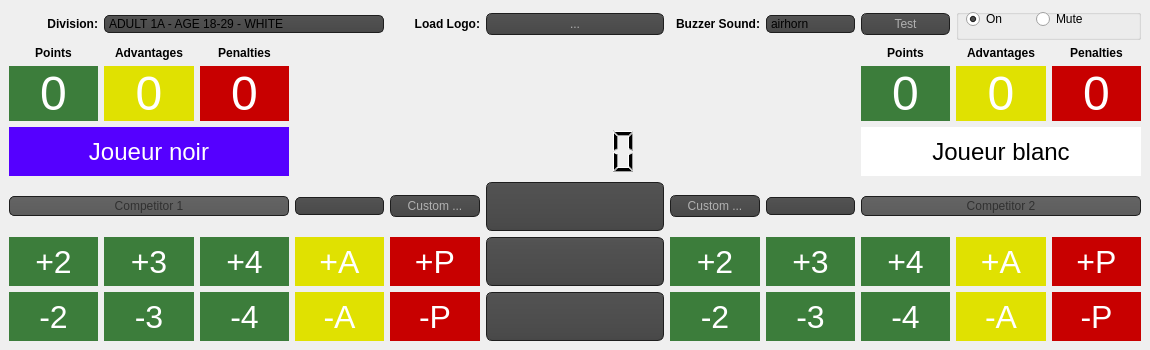
<?xml version="1.0" encoding="UTF-8"?>
<ui version="4.0">
 <class>Controls</class>
 <widget class="QMainWindow" name="Controls">
  <property name="geometry">
   <rect>
    <x>0</x>
    <y>0</y>
    <width>1150</width>
    <height>350</height>
   </rect>
  </property>
  <property name="minimumSize">
   <size>
    <width>1150</width>
    <height>350</height>
   </size>
  </property>
  <property name="windowTitle">
   <string>MainWindow</string>
  </property>
  <property name="windowIcon">
   <iconset resource="resources.qrc">
    <normaloff>:/icons/icon</normaloff>:/icons/icon</iconset>
  </property>
  <widget class="QWidget" name="centralwidget">
   <property name="sizePolicy">
    <sizepolicy hsizetype="Expanding" vsizetype="Expanding">
     <horstretch>1</horstretch>
     <verstretch>1</verstretch>
    </sizepolicy>
   </property>
   <layout class="QVBoxLayout" name="verticalLayout">
    <item>
     <layout class="QGridLayout" name="gridLayout">
      <item row="0" column="9">
       <widget class="QPushButton" name="testSoundButton">
        <property name="styleSheet">
         <string notr="true">QPushButton
{
    color: #b1b1b1;
    background-color: QLinearGradient( x1: 0, y1: 0, x2: 0, y2: 1, stop: 0 #565656, stop: 0.1 #525252, stop: 0.5 #4e4e4e, stop: 0.9 #4a4a4a, stop: 1 #464646);
    border-width: 1px;
    border-color: #1e1e1e;
    border-style: solid;
    border-radius: 6;
    padding: 3px;
    font-size: 12px;
    padding-left: 5px;
    padding-right: 5px;
}

QPushButton:pressed
{
    background-color: QLinearGradient( x1: 0, y1: 0, x2: 0, y2: 1, stop: 0 #2d2d2d, stop: 0.1 #2b2b2b, stop: 0.5 #292929, stop: 0.9 #282828, stop: 1 #252525);
}

QComboBox
{
    selection-background-color: #ffaa00;
    background-color: QLinearGradient( x1: 0, y1: 0, x2: 0, y2: 1, stop: 0 #565656, stop: 0.1 #525252, stop: 0.5 #4e4e4e, stop: 0.9 #4a4a4a, stop: 1 #464646);
    border-style: solid;
    border: 1px solid #1e1e1e;
    border-radius: 5;
}

QPushButton:hover
{
    border: 2px solid QLinearGradient( x1: 0, y1: 0, x2: 0, y2: 1, stop: 0 #ffa02f, stop: 1 #d7801a);
}</string>
        </property>
        <property name="text">
         <string>Test</string>
        </property>
       </widget>
      </item>
      <item row="1" column="10">
       <widget class="QLabel" name="label_9">
        <property name="text">
         <string>&lt;b&gt;Advantages&lt;/b&gt;</string>
        </property>
        <property name="alignment">
         <set>Qt::AlignCenter</set>
        </property>
       </widget>
      </item>
      <item row="3" column="0">
       <widget class="QLabel" name="c1PointsLabel">
        <property name="styleSheet">
         <string notr="true">background-color: rgb(60, 125, 59);
color: rgb(255, 255, 255);
font-size: 36pt;</string>
        </property>
        <property name="text">
         <string>0</string>
        </property>
        <property name="alignment">
         <set>Qt::AlignCenter</set>
        </property>
       </widget>
      </item>
      <item row="7" column="9">
       <widget class="QPushButton" name="c2Del4Button">
        <property name="sizePolicy">
         <sizepolicy hsizetype="Expanding" vsizetype="Expanding">
          <horstretch>1</horstretch>
          <verstretch>1</verstretch>
         </sizepolicy>
        </property>
        <property name="styleSheet">
         <string notr="true">background-color: rgb(60, 125, 59);
color: rgb(255, 255, 255);
font-size: 24pt;
border: none;</string>
        </property>
        <property name="text">
         <string>-4</string>
        </property>
       </widget>
      </item>
      <item row="5" column="7">
       <widget class="QPushButton" name="c2CustomLogoButton">
        <property name="styleSheet">
         <string notr="true">QPushButton
{
    color: #b1b1b1;
    background-color: QLinearGradient( x1: 0, y1: 0, x2: 0, y2: 1, stop: 0 #565656, stop: 0.1 #525252, stop: 0.5 #4e4e4e, stop: 0.9 #4a4a4a, stop: 1 #464646);
    border-width: 1px;
    border-color: #1e1e1e;
    border-style: solid;
    border-radius: 6;
    padding: 3px;
    font-size: 12px;
    padding-left: 5px;
    padding-right: 5px;
}

QPushButton:pressed
{
    background-color: QLinearGradient( x1: 0, y1: 0, x2: 0, y2: 1, stop: 0 #2d2d2d, stop: 0.1 #2b2b2b, stop: 0.5 #292929, stop: 0.9 #282828, stop: 1 #252525);
}

QComboBox
{
    selection-background-color: #ffaa00;
    background-color: QLinearGradient( x1: 0, y1: 0, x2: 0, y2: 1, stop: 0 #565656, stop: 0.1 #525252, stop: 0.5 #4e4e4e, stop: 0.9 #4a4a4a, stop: 1 #464646);
    border-style: solid;
    border: 1px solid #1e1e1e;
    border-radius: 5;
}

QPushButton:hover
{
    border: 2px solid QLinearGradient( x1: 0, y1: 0, x2: 0, y2: 1, stop: 0 #ffa02f, stop: 1 #d7801a);
}</string>
        </property>
        <property name="text">
         <string>Custom ...</string>
        </property>
       </widget>
      </item>
      <item row="7" column="0">
       <widget class="QPushButton" name="c1Del2Button">
        <property name="sizePolicy">
         <sizepolicy hsizetype="Expanding" vsizetype="Expanding">
          <horstretch>1</horstretch>
          <verstretch>1</verstretch>
         </sizepolicy>
        </property>
        <property name="styleSheet">
         <string notr="true">background-color: rgb(60, 125, 59);
color: rgb(255, 255, 255);
font-size: 24pt;
border: none;</string>
        </property>
        <property name="text">
         <string>-2</string>
        </property>
       </widget>
      </item>
      <item row="6" column="2">
       <widget class="QPushButton" name="c1Add4Button">
        <property name="sizePolicy">
         <sizepolicy hsizetype="Expanding" vsizetype="Expanding">
          <horstretch>1</horstretch>
          <verstretch>1</verstretch>
         </sizepolicy>
        </property>
        <property name="styleSheet">
         <string notr="true">background-color: rgb(60, 125, 59);
color: rgb(255, 255, 255);
font-size: 24pt;
border: none;</string>
        </property>
        <property name="text">
         <string>+4</string>
        </property>
       </widget>
      </item>
      <item row="6" column="4">
       <widget class="QPushButton" name="c1AddPButton">
        <property name="sizePolicy">
         <sizepolicy hsizetype="Expanding" vsizetype="Expanding">
          <horstretch>1</horstretch>
          <verstretch>1</verstretch>
         </sizepolicy>
        </property>
        <property name="styleSheet">
         <string notr="true">background-color: rgb(200, 0, 0);
border: none;
color: rgb(255,255,255);
font-size: 24pt;</string>
        </property>
        <property name="text">
         <string>+P</string>
        </property>
       </widget>
      </item>
      <item row="5" column="9" colspan="3">
       <widget class="QLineEdit" name="c2LineEdit">
        <property name="sizePolicy">
         <sizepolicy hsizetype="Expanding" vsizetype="Fixed">
          <horstretch>1</horstretch>
          <verstretch>0</verstretch>
         </sizepolicy>
        </property>
        <property name="styleSheet">
         <string notr="true">QLineEdit
{
    background-color: QLinearGradient( x1: 0, y1: 0, x2: 0, y2: 1, stop: 0 #4d4d4d, stop: 0 #646464, stop: 1 #5d5d5d);
    padding: 1px;
    border-style: solid;
    border: 1px solid #1e1e1e;
    border-radius: 5;
}</string>
        </property>
        <property name="alignment">
         <set>Qt::AlignCenter</set>
        </property>
        <property name="placeholderText">
         <string>Competitor 2</string>
        </property>
        <property name="clearButtonEnabled">
         <bool>true</bool>
        </property>
       </widget>
      </item>
      <item row="3" column="11">
       <widget class="QLabel" name="c2PenaltiesLabel">
        <property name="styleSheet">
         <string notr="true">background-color: rgb(200, 0, 0);
color: rgb(255, 255, 255);
font-size: 36pt;</string>
        </property>
        <property name="text">
         <string>0</string>
        </property>
        <property name="alignment">
         <set>Qt::AlignCenter</set>
        </property>
       </widget>
      </item>
      <item row="5" column="0" colspan="3">
       <widget class="QLineEdit" name="c1LineEdit">
        <property name="sizePolicy">
         <sizepolicy hsizetype="Expanding" vsizetype="Fixed">
          <horstretch>1</horstretch>
          <verstretch>0</verstretch>
         </sizepolicy>
        </property>
        <property name="styleSheet">
         <string notr="true">QLineEdit
{
    background-color: QLinearGradient( x1: 0, y1: 0, x2: 0, y2: 1, stop: 0 #4d4d4d, stop: 0 #646464, stop: 1 #5d5d5d);
    padding: 1px;
    border-style: solid;
    border: 1px solid #1e1e1e;
    border-radius: 5;
}</string>
        </property>
        <property name="alignment">
         <set>Qt::AlignCenter</set>
        </property>
        <property name="placeholderText">
         <string>Competitor 1</string>
        </property>
        <property name="clearButtonEnabled">
         <bool>true</bool>
        </property>
       </widget>
      </item>
      <item row="7" column="2">
       <widget class="QPushButton" name="c1Del4Button">
        <property name="sizePolicy">
         <sizepolicy hsizetype="Expanding" vsizetype="Expanding">
          <horstretch>1</horstretch>
          <verstretch>1</verstretch>
         </sizepolicy>
        </property>
        <property name="styleSheet">
         <string notr="true">background-color: rgb(60, 125, 59);
color: rgb(255, 255, 255);
font-size: 24pt;
border: none;</string>
        </property>
        <property name="text">
         <string>-4</string>
        </property>
       </widget>
      </item>
      <item row="6" column="7">
       <widget class="QPushButton" name="c2Add2Button">
        <property name="sizePolicy">
         <sizepolicy hsizetype="Expanding" vsizetype="Expanding">
          <horstretch>1</horstretch>
          <verstretch>1</verstretch>
         </sizepolicy>
        </property>
        <property name="styleSheet">
         <string notr="true">background-color: rgb(60, 125, 59);
color: rgb(255, 255, 255);
font-size: 24pt;
border: none;</string>
        </property>
        <property name="text">
         <string>+2</string>
        </property>
       </widget>
      </item>
      <item row="5" column="3">
       <widget class="QComboBox" name="c1FlagComboBox">
        <property name="styleSheet">
         <string notr="true">QComboBox
{
    selection-background-color: #ffaa00;
    background-color: QLinearGradient( x1: 0, y1: 0, x2: 0, y2: 1, stop: 0 #565656, stop: 0.1 #525252, stop: 0.5 #4e4e4e, stop: 0.9 #4a4a4a, stop: 1 #464646);
    border-style: solid;
    border: 1px solid #1e1e1e;
    border-radius: 5;
}

QComboBox:hover,QPushButton:hover
{
    border: 2px solid QLinearGradient( x1: 0, y1: 0, x2: 0, y2: 1, stop: 0 #ffa02f, stop: 1 #d7801a);
}


QComboBox:on
{
    padding-top: 3px;
    padding-left: 4px;
    background-color: QLinearGradient( x1: 0, y1: 0, x2: 0, y2: 1, stop: 0 #2d2d2d, stop: 0.1 #2b2b2b, stop: 0.5 #292929, stop: 0.9 #282828, stop: 1 #252525);
    selection-background-color: #ffaa00;
}

QComboBox QAbstractItemView
{
    border: 2px solid darkgray;
    selection-background-color: QLinearGradient( x1: 0, y1: 0, x2: 0, y2: 1, stop: 0 #ffa02f, stop: 1 #d7801a);
}

QComboBox::drop-down
{
     subcontrol-origin: padding;
     subcontrol-position: top right;
     width: 15px;

     border-left-width: 0px;
     border-left-color: darkgray;
     border-left-style: solid; /* just a single line */
     border-top-right-radius: 3px; /* same radius as the QComboBox */
     border-bottom-right-radius: 3px;
 }

QComboBox::down-arrow
{
     image: url(:/down_arrow.png);
}</string>
        </property>
       </widget>
      </item>
      <item row="7" column="7">
       <widget class="QPushButton" name="c2Del2Button">
        <property name="sizePolicy">
         <sizepolicy hsizetype="Expanding" vsizetype="Expanding">
          <horstretch>1</horstretch>
          <verstretch>1</verstretch>
         </sizepolicy>
        </property>
        <property name="styleSheet">
         <string notr="true">background-color: rgb(60, 125, 59);
color: rgb(255, 255, 255);
font-size: 24pt;
border: none;</string>
        </property>
        <property name="text">
         <string>-2</string>
        </property>
       </widget>
      </item>
      <item row="1" column="9">
       <widget class="QLabel" name="label_8">
        <property name="text">
         <string>&lt;b&gt;Points&lt;/b&gt;</string>
        </property>
        <property name="alignment">
         <set>Qt::AlignCenter</set>
        </property>
       </widget>
      </item>
      <item row="0" column="7">
       <widget class="QLabel" name="label_2">
        <property name="sizePolicy">
         <sizepolicy hsizetype="Expanding" vsizetype="Fixed">
          <horstretch>1</horstretch>
          <verstretch>0</verstretch>
         </sizepolicy>
        </property>
        <property name="text">
         <string>&lt;b&gt;Buzzer Sound:&lt;/b&gt;</string>
        </property>
        <property name="alignment">
         <set>Qt::AlignRight|Qt::AlignTrailing|Qt::AlignVCenter</set>
        </property>
       </widget>
      </item>
      <item row="0" column="0">
       <widget class="QLabel" name="label">
        <property name="sizePolicy">
         <sizepolicy hsizetype="Expanding" vsizetype="Fixed">
          <horstretch>1</horstretch>
          <verstretch>0</verstretch>
         </sizepolicy>
        </property>
        <property name="text">
         <string>&lt;b&gt;Division:&lt;/b&gt;</string>
        </property>
        <property name="alignment">
         <set>Qt::AlignRight|Qt::AlignTrailing|Qt::AlignVCenter</set>
        </property>
       </widget>
      </item>
      <item row="6" column="11">
       <widget class="QPushButton" name="c2AddPButton">
        <property name="sizePolicy">
         <sizepolicy hsizetype="Expanding" vsizetype="Expanding">
          <horstretch>1</horstretch>
          <verstretch>1</verstretch>
         </sizepolicy>
        </property>
        <property name="styleSheet">
         <string notr="true">background-color: rgb(200, 0, 0);
border: none;
color: rgb(255,255,255);
font-size: 24pt;</string>
        </property>
        <property name="text">
         <string>+P</string>
        </property>
       </widget>
      </item>
      <item row="5" column="4">
       <widget class="QPushButton" name="c1CustomFlagButton">
        <property name="styleSheet">
         <string notr="true">QPushButton
{
    color: #b1b1b1;
    background-color: QLinearGradient( x1: 0, y1: 0, x2: 0, y2: 1, stop: 0 #565656, stop: 0.1 #525252, stop: 0.5 #4e4e4e, stop: 0.9 #4a4a4a, stop: 1 #464646);
    border-width: 1px;
    border-color: #1e1e1e;
    border-style: solid;
    border-radius: 6;
    padding: 3px;
    font-size: 12px;
    padding-left: 5px;
    padding-right: 5px;
}

QPushButton:pressed
{
    background-color: QLinearGradient( x1: 0, y1: 0, x2: 0, y2: 1, stop: 0 #2d2d2d, stop: 0.1 #2b2b2b, stop: 0.5 #292929, stop: 0.9 #282828, stop: 1 #252525);
}

QComboBox
{
    selection-background-color: #ffaa00;
    background-color: QLinearGradient( x1: 0, y1: 0, x2: 0, y2: 1, stop: 0 #565656, stop: 0.1 #525252, stop: 0.5 #4e4e4e, stop: 0.9 #4a4a4a, stop: 1 #464646);
    border-style: solid;
    border: 1px solid #1e1e1e;
    border-radius: 5;
}

QPushButton:hover
{
    border: 2px solid QLinearGradient( x1: 0, y1: 0, x2: 0, y2: 1, stop: 0 #ffa02f, stop: 1 #d7801a);
}</string>
        </property>
        <property name="text">
         <string>Custom ...</string>
        </property>
       </widget>
      </item>
      <item row="3" column="10">
       <widget class="QLabel" name="c2AdvantagesLabel">
        <property name="styleSheet">
         <string notr="true">background-color: rgb(224, 225, 1);
color: rgb(255, 255, 255);
font-size: 36pt;</string>
        </property>
        <property name="text">
         <string>0</string>
        </property>
        <property name="alignment">
         <set>Qt::AlignCenter</set>
        </property>
       </widget>
      </item>
      <item row="0" column="10" colspan="2">
       <widget class="QGroupBox" name="soundGroupBox">
        <property name="sizePolicy">
         <sizepolicy hsizetype="Expanding" vsizetype="MinimumExpanding">
          <horstretch>1</horstretch>
          <verstretch>0</verstretch>
         </sizepolicy>
        </property>
        <property name="title">
         <string/>
        </property>
        <widget class="QRadioButton" name="OnRadioButton">
         <property name="geometry">
          <rect>
           <x>10</x>
           <y>0</y>
           <width>261</width>
           <height>20</height>
          </rect>
         </property>
         <property name="text">
          <string>On</string>
         </property>
         <property name="icon">
          <iconset resource="resources.qrc">
           <normaloff>:/ui/soundon</normaloff>:/ui/soundon</iconset>
         </property>
         <property name="checked">
          <bool>true</bool>
         </property>
        </widget>
        <widget class="QRadioButton" name="MuteRadioButton">
         <property name="geometry">
          <rect>
           <x>80</x>
           <y>0</y>
           <width>84</width>
           <height>20</height>
          </rect>
         </property>
         <property name="text">
          <string>Mute</string>
         </property>
         <property name="icon">
          <iconset resource="resources.qrc">
           <normaloff>:/ui/mute</normaloff>:/ui/mute</iconset>
         </property>
        </widget>
       </widget>
      </item>
      <item row="7" column="4">
       <widget class="QPushButton" name="c1DelPButton">
        <property name="sizePolicy">
         <sizepolicy hsizetype="Expanding" vsizetype="Expanding">
          <horstretch>1</horstretch>
          <verstretch>1</verstretch>
         </sizepolicy>
        </property>
        <property name="styleSheet">
         <string notr="true">background-color: rgb(200, 0, 0);
border: none;
color: rgb(255,255,255);
font-size: 24pt;</string>
        </property>
        <property name="text">
         <string>-P</string>
        </property>
       </widget>
      </item>
      <item row="5" column="8">
       <widget class="QComboBox" name="c2FlagComboBox">
        <property name="styleSheet">
         <string notr="true">QComboBox
{
    selection-background-color: #ffaa00;
    background-color: QLinearGradient( x1: 0, y1: 0, x2: 0, y2: 1, stop: 0 #565656, stop: 0.1 #525252, stop: 0.5 #4e4e4e, stop: 0.9 #4a4a4a, stop: 1 #464646);
    border-style: solid;
    border: 1px solid #1e1e1e;
    border-radius: 5;
}

QComboBox:hover,QPushButton:hover
{
    border: 2px solid QLinearGradient( x1: 0, y1: 0, x2: 0, y2: 1, stop: 0 #ffa02f, stop: 1 #d7801a);
}


QComboBox:on
{
    padding-top: 3px;
    padding-left: 4px;
    background-color: QLinearGradient( x1: 0, y1: 0, x2: 0, y2: 1, stop: 0 #2d2d2d, stop: 0.1 #2b2b2b, stop: 0.5 #292929, stop: 0.9 #282828, stop: 1 #252525);
    selection-background-color: #ffaa00;
}

QComboBox QAbstractItemView
{
    border: 2px solid darkgray;
    selection-background-color: QLinearGradient( x1: 0, y1: 0, x2: 0, y2: 1, stop: 0 #ffa02f, stop: 1 #d7801a);
}

QComboBox::drop-down
{
     subcontrol-origin: padding;
     subcontrol-position: top right;
     width: 15px;

     border-left-width: 0px;
     border-left-color: darkgray;
     border-left-style: solid; /* just a single line */
     border-top-right-radius: 3px; /* same radius as the QComboBox */
     border-bottom-right-radius: 3px;
 }

QComboBox::down-arrow
{
     image: url(:/down_arrow.png);
}</string>
        </property>
       </widget>
      </item>
      <item row="6" column="10">
       <widget class="QPushButton" name="c2AddAButton">
        <property name="sizePolicy">
         <sizepolicy hsizetype="Expanding" vsizetype="Expanding">
          <horstretch>1</horstretch>
          <verstretch>1</verstretch>
         </sizepolicy>
        </property>
        <property name="styleSheet">
         <string notr="true">background-color: rgb(224, 225, 1);
border: none;
color: rgb(255,255,255);
font-size: 24pt;</string>
        </property>
        <property name="text">
         <string>+A</string>
        </property>
       </widget>
      </item>
      <item row="7" column="1">
       <widget class="QPushButton" name="c1Del3Button">
        <property name="sizePolicy">
         <sizepolicy hsizetype="Expanding" vsizetype="Expanding">
          <horstretch>1</horstretch>
          <verstretch>1</verstretch>
         </sizepolicy>
        </property>
        <property name="styleSheet">
         <string notr="true">background-color: rgb(60, 125, 59);
color: rgb(255, 255, 255);
font-size: 24pt;
border: none;</string>
        </property>
        <property name="text">
         <string>-3</string>
        </property>
       </widget>
      </item>
      <item row="1" column="0">
       <widget class="QLabel" name="label_5">
        <property name="text">
         <string>&lt;b&gt;Points&lt;/b&gt;</string>
        </property>
        <property name="alignment">
         <set>Qt::AlignCenter</set>
        </property>
       </widget>
      </item>
      <item row="0" column="5">
       <widget class="QPushButton" name="loadLogoButton">
        <property name="sizePolicy">
         <sizepolicy hsizetype="Expanding" vsizetype="Fixed">
          <horstretch>1</horstretch>
          <verstretch>0</verstretch>
         </sizepolicy>
        </property>
        <property name="styleSheet">
         <string notr="true">QPushButton
{
    color: #b1b1b1;
    background-color: QLinearGradient( x1: 0, y1: 0, x2: 0, y2: 1, stop: 0 #565656, stop: 0.1 #525252, stop: 0.5 #4e4e4e, stop: 0.9 #4a4a4a, stop: 1 #464646);
    border-width: 1px;
    border-color: #1e1e1e;
    border-style: solid;
    border-radius: 6;
    padding: 3px;
    font-size: 12px;
    padding-left: 5px;
    padding-right: 5px;
}

QPushButton:pressed
{
    background-color: QLinearGradient( x1: 0, y1: 0, x2: 0, y2: 1, stop: 0 #2d2d2d, stop: 0.1 #2b2b2b, stop: 0.5 #292929, stop: 0.9 #282828, stop: 1 #252525);
}

QComboBox
{
    selection-background-color: #ffaa00;
    background-color: QLinearGradient( x1: 0, y1: 0, x2: 0, y2: 1, stop: 0 #565656, stop: 0.1 #525252, stop: 0.5 #4e4e4e, stop: 0.9 #4a4a4a, stop: 1 #464646);
    border-style: solid;
    border: 1px solid #1e1e1e;
    border-radius: 5;
}

QPushButton:hover
{
    border: 2px solid QLinearGradient( x1: 0, y1: 0, x2: 0, y2: 1, stop: 0 #ffa02f, stop: 1 #d7801a);
}</string>
        </property>
        <property name="text">
         <string>...</string>
        </property>
       </widget>
      </item>
      <item row="7" column="8">
       <widget class="QPushButton" name="c2Del3Button">
        <property name="sizePolicy">
         <sizepolicy hsizetype="Expanding" vsizetype="Expanding">
          <horstretch>1</horstretch>
          <verstretch>1</verstretch>
         </sizepolicy>
        </property>
        <property name="styleSheet">
         <string notr="true">background-color: rgb(60, 125, 59);
color: rgb(255, 255, 255);
font-size: 24pt;
border: none;</string>
        </property>
        <property name="text">
         <string>-3</string>
        </property>
       </widget>
      </item>
      <item row="6" column="0">
       <widget class="QPushButton" name="c1Add2Button">
        <property name="sizePolicy">
         <sizepolicy hsizetype="Expanding" vsizetype="Expanding">
          <horstretch>1</horstretch>
          <verstretch>1</verstretch>
         </sizepolicy>
        </property>
        <property name="styleSheet">
         <string notr="true">background-color: rgb(60, 125, 59);
color: rgb(255, 255, 255);
font-size: 24pt;
border: none;</string>
        </property>
        <property name="text">
         <string>+2</string>
        </property>
       </widget>
      </item>
      <item row="1" column="11">
       <widget class="QLabel" name="label_10">
        <property name="text">
         <string>&lt;b&gt;Penalties&lt;/b&gt;</string>
        </property>
        <property name="alignment">
         <set>Qt::AlignCenter</set>
        </property>
       </widget>
      </item>
      <item row="6" column="9">
       <widget class="QPushButton" name="c2Add4Button">
        <property name="sizePolicy">
         <sizepolicy hsizetype="Expanding" vsizetype="Expanding">
          <horstretch>1</horstretch>
          <verstretch>1</verstretch>
         </sizepolicy>
        </property>
        <property name="styleSheet">
         <string notr="true">background-color: rgb(60, 125, 59);
color: rgb(255, 255, 255);
font-size: 24pt;
border: none;</string>
        </property>
        <property name="text">
         <string>+4</string>
        </property>
       </widget>
      </item>
      <item row="0" column="4">
       <widget class="QLabel" name="label_3">
        <property name="sizePolicy">
         <sizepolicy hsizetype="Expanding" vsizetype="Fixed">
          <horstretch>1</horstretch>
          <verstretch>0</verstretch>
         </sizepolicy>
        </property>
        <property name="text">
         <string>&lt;b&gt;Load Logo:&lt;/b&gt;</string>
        </property>
        <property name="alignment">
         <set>Qt::AlignRight|Qt::AlignTrailing|Qt::AlignVCenter</set>
        </property>
       </widget>
      </item>
      <item row="4" column="0" colspan="3">
       <widget class="QLabel" name="c1NameLabel">
        <property name="styleSheet">
         <string notr="true">background-color: rgb(85, 0, 255);
color: rgb(255, 255, 255);
font-size: 18pt;</string>
        </property>
        <property name="text">
         <string>Joueur noir</string>
        </property>
        <property name="alignment">
         <set>Qt::AlignCenter</set>
        </property>
       </widget>
      </item>
      <item row="3" column="9">
       <widget class="QLabel" name="c2PointsLabel">
        <property name="styleSheet">
         <string notr="true">background-color: rgb(60, 125, 59);
color: rgb(255, 255, 255);
font-size: 36pt;</string>
        </property>
        <property name="text">
         <string>0</string>
        </property>
        <property name="alignment">
         <set>Qt::AlignCenter</set>
        </property>
       </widget>
      </item>
      <item row="0" column="1" colspan="3">
       <widget class="QComboBox" name="divisionComboBox">
        <property name="sizePolicy">
         <sizepolicy hsizetype="Expanding" vsizetype="Fixed">
          <horstretch>1</horstretch>
          <verstretch>0</verstretch>
         </sizepolicy>
        </property>
        <property name="styleSheet">
         <string notr="true">QComboBox
{
    selection-background-color: #ffaa00;
    background-color: QLinearGradient( x1: 0, y1: 0, x2: 0, y2: 1, stop: 0 #565656, stop: 0.1 #525252, stop: 0.5 #4e4e4e, stop: 0.9 #4a4a4a, stop: 1 #464646);
    border-style: solid;
    border: 1px solid #1e1e1e;
    border-radius: 5;
}

QComboBox:hover,QPushButton:hover
{
    border: 2px solid QLinearGradient( x1: 0, y1: 0, x2: 0, y2: 1, stop: 0 #ffa02f, stop: 1 #d7801a);
}


QComboBox:on
{
    padding-top: 3px;
    padding-left: 4px;
    background-color: QLinearGradient( x1: 0, y1: 0, x2: 0, y2: 1, stop: 0 #2d2d2d, stop: 0.1 #2b2b2b, stop: 0.5 #292929, stop: 0.9 #282828, stop: 1 #252525);
    selection-background-color: #ffaa00;
}

QComboBox QAbstractItemView
{
    border: 2px solid darkgray;
    selection-background-color: QLinearGradient( x1: 0, y1: 0, x2: 0, y2: 1, stop: 0 #ffa02f, stop: 1 #d7801a);
}

QComboBox::drop-down
{
     subcontrol-origin: padding;
     subcontrol-position: top right;
     width: 15px;

     border-left-width: 0px;
     border-left-color: darkgray;
     border-left-style: solid; /* just a single line */
     border-top-right-radius: 3px; /* same radius as the QComboBox */
     border-bottom-right-radius: 3px;
 }

QComboBox::down-arrow
{
     image: url(:/down_arrow.png);
}</string>
        </property>
        <property name="currentIndex">
         <number>14</number>
        </property>
        <item>
         <property name="text">
          <string>MIGHTY MITE 1 - AGE 4 - ALL BELTS</string>
         </property>
        </item>
        <item>
         <property name="text">
          <string>MIGHTY MITE 2 - AGE 5 - ALL BELTS</string>
         </property>
        </item>
        <item>
         <property name="text">
          <string>MIGHTY MITE 3 - AGE 6 - ALL BELTS</string>
         </property>
        </item>
        <item>
         <property name="text">
          <string>PEEWEE 1 - AGE 7 - ALL BELTS</string>
         </property>
        </item>
        <item>
         <property name="text">
          <string>PEEWEE 2 - AGE 8 - ALL BELTS</string>
         </property>
        </item>
        <item>
         <property name="text">
          <string>PEEWEE 3 - AGE 9 - ALL BELTS</string>
         </property>
        </item>
        <item>
         <property name="text">
          <string>JUNIOR 1 - AGE 10 - ALL BELTS</string>
         </property>
        </item>
        <item>
         <property name="text">
          <string>JUNIOR 2 - AGE 11 - ALL BELTS</string>
         </property>
        </item>
        <item>
         <property name="text">
          <string>JUNIOR 3 - AGE 12 - ALL BELTS</string>
         </property>
        </item>
        <item>
         <property name="text">
          <string>TEEN 1 - AGE 13 - ALL BELTS</string>
         </property>
        </item>
        <item>
         <property name="text">
          <string>TEEN 2 - AGE 14 - ALL BELTS</string>
         </property>
        </item>
        <item>
         <property name="text">
          <string>TEEN 3 - AGE 15  - ALL BELTS</string>
         </property>
        </item>
        <item>
         <property name="text">
          <string>JUVENILE 1 - AGE 16 - ALL BELTS</string>
         </property>
        </item>
        <item>
         <property name="text">
          <string>JUVENILE 2 - AGE 17 - ALL BELTS</string>
         </property>
        </item>
        <item>
         <property name="text">
          <string>ADULT 1A - AGE 18-29 - WHITE</string>
         </property>
        </item>
        <item>
         <property name="text">
          <string>ADULT 1B - AGE 18-29 - BLUE</string>
         </property>
        </item>
        <item>
         <property name="text">
          <string>ADULT 1C - AGE 18-29 - PURPLE</string>
         </property>
        </item>
        <item>
         <property name="text">
          <string>ADULT 1D - AGE 18-29 - BROWN</string>
         </property>
        </item>
        <item>
         <property name="text">
          <string>ADULT 1E - AGE 18-29 - BLACK</string>
         </property>
        </item>
        <item>
         <property name="text">
          <string>MASTER 1A - AGE 30-35 - WHITE</string>
         </property>
        </item>
        <item>
         <property name="text">
          <string>MASTER 1B - AGE 30-35 - BLUE</string>
         </property>
        </item>
        <item>
         <property name="text">
          <string>MASTER 1C - AGE 30-35 - PURPLE</string>
         </property>
        </item>
        <item>
         <property name="text">
          <string>MASTER 1D - AGE 30-35 - BROWN</string>
         </property>
        </item>
        <item>
         <property name="text">
          <string>MASTER 1E - AGE 30-35 - BLACK</string>
         </property>
        </item>
        <item>
         <property name="text">
          <string>MASTER 2 - AGE 36-40 - ALL BELTS</string>
         </property>
        </item>
        <item>
         <property name="text">
          <string>MASTER 3 - AGE 41-45 - ALL BELTS</string>
         </property>
        </item>
        <item>
         <property name="text">
          <string>MASTER 4 - AGE 46-50 - ALL BELTS</string>
         </property>
        </item>
        <item>
         <property name="text">
          <string>MASTER 5 - AGE 51-55+ - ALL BELTS</string>
         </property>
        </item>
        <item>
         <property name="text">
          <string>MASTER 6 - AGE 56+ - ALL BELTS</string>
         </property>
        </item>
       </widget>
      </item>
      <item row="1" column="2">
       <widget class="QLabel" name="label_7">
        <property name="text">
         <string>&lt;b&gt;Penalties&lt;/b&gt;</string>
        </property>
        <property name="alignment">
         <set>Qt::AlignCenter</set>
        </property>
       </widget>
      </item>
      <item row="0" column="8">
       <widget class="QComboBox" name="soundComboBox">
        <property name="sizePolicy">
         <sizepolicy hsizetype="MinimumExpanding" vsizetype="Fixed">
          <horstretch>1</horstretch>
          <verstretch>0</verstretch>
         </sizepolicy>
        </property>
        <property name="minimumSize">
         <size>
          <width>70</width>
          <height>0</height>
         </size>
        </property>
        <property name="styleSheet">
         <string notr="true">QComboBox
{
    selection-background-color: #ffaa00;
    background-color: QLinearGradient( x1: 0, y1: 0, x2: 0, y2: 1, stop: 0 #565656, stop: 0.1 #525252, stop: 0.5 #4e4e4e, stop: 0.9 #4a4a4a, stop: 1 #464646);
    border-style: solid;
    border: 1px solid #1e1e1e;
    border-radius: 5;
}

QComboBox:hover,QPushButton:hover
{
    border: 2px solid QLinearGradient( x1: 0, y1: 0, x2: 0, y2: 1, stop: 0 #ffa02f, stop: 1 #d7801a);
}


QComboBox:on
{
    padding-top: 3px;
    padding-left: 4px;
    background-color: QLinearGradient( x1: 0, y1: 0, x2: 0, y2: 1, stop: 0 #2d2d2d, stop: 0.1 #2b2b2b, stop: 0.5 #292929, stop: 0.9 #282828, stop: 1 #252525);
    selection-background-color: #ffaa00;
}

QComboBox QAbstractItemView
{
    border: 2px solid darkgray;
    selection-background-color: QLinearGradient( x1: 0, y1: 0, x2: 0, y2: 1, stop: 0 #ffa02f, stop: 1 #d7801a);
}

QComboBox::drop-down
{
     subcontrol-origin: padding;
     subcontrol-position: top right;
     width: 15px;

     border-left-width: 0px;
     border-left-color: darkgray;
     border-left-style: solid; /* just a single line */
     border-top-right-radius: 3px; /* same radius as the QComboBox */
     border-bottom-right-radius: 3px;
 }

QComboBox::down-arrow
{
     image: url(:/down_arrow.png);
}</string>
        </property>
        <item>
         <property name="text">
          <string>airhorn</string>
         </property>
        </item>
        <item>
         <property name="text">
          <string>basketballbuzzer</string>
         </property>
        </item>
        <item>
         <property name="text">
          <string>buzz</string>
         </property>
        </item>
        <item>
         <property name="text">
          <string>doorbuzzer</string>
         </property>
        </item>
       </widget>
      </item>
      <item row="7" column="11">
       <widget class="QPushButton" name="c2DelPButton">
        <property name="sizePolicy">
         <sizepolicy hsizetype="Expanding" vsizetype="Expanding">
          <horstretch>1</horstretch>
          <verstretch>1</verstretch>
         </sizepolicy>
        </property>
        <property name="styleSheet">
         <string notr="true">background-color: rgb(200, 0, 0);
border: none;
color: rgb(255,255,255);
font-size: 24pt;</string>
        </property>
        <property name="text">
         <string>-P</string>
        </property>
       </widget>
      </item>
      <item row="7" column="5">
       <widget class="QPushButton" name="resetButton">
        <property name="sizePolicy">
         <sizepolicy hsizetype="Expanding" vsizetype="Expanding">
          <horstretch>2</horstretch>
          <verstretch>1</verstretch>
         </sizepolicy>
        </property>
        <property name="styleSheet">
         <string notr="true">QPushButton
{
    color: #b1b1b1;
    background-color: QLinearGradient( x1: 0, y1: 0, x2: 0, y2: 1, stop: 0 #565656, stop: 0.1 #525252, stop: 0.5 #4e4e4e, stop: 0.9 #4a4a4a, stop: 1 #464646);
    border-width: 1px;
    border-color: #1e1e1e;
    border-style: solid;
    border-radius: 6;
    padding: 3px;
    font-size: 12px;
    padding-left: 5px;
    padding-right: 5px;
}

QPushButton:pressed
{
    background-color: QLinearGradient( x1: 0, y1: 0, x2: 0, y2: 1, stop: 0 #2d2d2d, stop: 0.1 #2b2b2b, stop: 0.5 #292929, stop: 0.9 #282828, stop: 1 #252525);
}

QComboBox
{
    selection-background-color: #ffaa00;
    background-color: QLinearGradient( x1: 0, y1: 0, x2: 0, y2: 1, stop: 0 #565656, stop: 0.1 #525252, stop: 0.5 #4e4e4e, stop: 0.9 #4a4a4a, stop: 1 #464646);
    border-style: solid;
    border: 1px solid #1e1e1e;
    border-radius: 5;
}

QPushButton:hover
{
    border: 2px solid QLinearGradient( x1: 0, y1: 0, x2: 0, y2: 1, stop: 0 #ffa02f, stop: 1 #d7801a);
}</string>
        </property>
        <property name="text">
         <string/>
        </property>
        <property name="icon">
         <iconset resource="resources.qrc">
          <normaloff>:/ui/loop</normaloff>:/ui/loop</iconset>
        </property>
        <property name="iconSize">
         <size>
          <width>32</width>
          <height>32</height>
         </size>
        </property>
       </widget>
      </item>
      <item row="6" column="3">
       <widget class="QPushButton" name="c1AddAButton">
        <property name="sizePolicy">
         <sizepolicy hsizetype="Expanding" vsizetype="Expanding">
          <horstretch>1</horstretch>
          <verstretch>1</verstretch>
         </sizepolicy>
        </property>
        <property name="styleSheet">
         <string notr="true">background-color: rgb(224, 225, 1);
border: none;
color: rgb(255,255,255);
font-size: 24pt;</string>
        </property>
        <property name="text">
         <string>+A</string>
        </property>
       </widget>
      </item>
      <item row="6" column="1">
       <widget class="QPushButton" name="c1Add3Button">
        <property name="sizePolicy">
         <sizepolicy hsizetype="Expanding" vsizetype="Expanding">
          <horstretch>1</horstretch>
          <verstretch>1</verstretch>
         </sizepolicy>
        </property>
        <property name="styleSheet">
         <string notr="true">background-color: rgb(60, 125, 59);
color: rgb(255, 255, 255);
font-size: 24pt;
border: none;</string>
        </property>
        <property name="text">
         <string>+3</string>
        </property>
       </widget>
      </item>
      <item row="3" column="2">
       <widget class="QLabel" name="c1PenaltiesLabel">
        <property name="styleSheet">
         <string notr="true">background-color: rgb(200, 0, 0);
color: rgb(255, 255, 255);
font-size: 36pt;</string>
        </property>
        <property name="text">
         <string>0</string>
        </property>
        <property name="alignment">
         <set>Qt::AlignCenter</set>
        </property>
       </widget>
      </item>
      <item row="7" column="10">
       <widget class="QPushButton" name="c2DelAButton">
        <property name="sizePolicy">
         <sizepolicy hsizetype="Expanding" vsizetype="Expanding">
          <horstretch>1</horstretch>
          <verstretch>1</verstretch>
         </sizepolicy>
        </property>
        <property name="styleSheet">
         <string notr="true">background-color: rgb(224, 225, 1);
border: none;
color: rgb(255,255,255);
font-size: 24pt;</string>
        </property>
        <property name="text">
         <string>-A</string>
        </property>
       </widget>
      </item>
      <item row="7" column="3">
       <widget class="QPushButton" name="c1DelAButton">
        <property name="sizePolicy">
         <sizepolicy hsizetype="Expanding" vsizetype="Expanding">
          <horstretch>1</horstretch>
          <verstretch>1</verstretch>
         </sizepolicy>
        </property>
        <property name="styleSheet">
         <string notr="true">background-color: rgb(224, 225, 1);
border: none;
color: rgb(255,255,255);
font-size: 24pt;</string>
        </property>
        <property name="text">
         <string>-A</string>
        </property>
       </widget>
      </item>
      <item row="4" column="9" colspan="3">
       <widget class="QLabel" name="c2NameLabel">
        <property name="styleSheet">
         <string notr="true">background-color: rgb(255, 255, 255);
color: rgb(0, 0, 0);
font-size: 18pt;</string>
        </property>
        <property name="text">
         <string>Joueur blanc</string>
        </property>
        <property name="alignment">
         <set>Qt::AlignCenter</set>
        </property>
       </widget>
      </item>
      <item row="6" column="8">
       <widget class="QPushButton" name="c2Add3Button">
        <property name="sizePolicy">
         <sizepolicy hsizetype="Expanding" vsizetype="Expanding">
          <horstretch>1</horstretch>
          <verstretch>1</verstretch>
         </sizepolicy>
        </property>
        <property name="styleSheet">
         <string notr="true">background-color: rgb(60, 125, 59);
color: rgb(255, 255, 255);
font-size: 24pt;
border: none;</string>
        </property>
        <property name="text">
         <string>+3</string>
        </property>
       </widget>
      </item>
      <item row="1" column="1">
       <widget class="QLabel" name="label_6">
        <property name="text">
         <string>&lt;b&gt;Advantages&lt;/b&gt;</string>
        </property>
        <property name="alignment">
         <set>Qt::AlignCenter</set>
        </property>
       </widget>
      </item>
      <item row="3" column="1">
       <widget class="QLabel" name="c1AdvantagesLabel">
        <property name="styleSheet">
         <string notr="true">background-color: rgb(224, 225, 1);
color: rgb(255, 255, 255);
font-size: 36pt;</string>
        </property>
        <property name="text">
         <string>0</string>
        </property>
        <property name="alignment">
         <set>Qt::AlignCenter</set>
        </property>
       </widget>
      </item>
      <item row="4" column="5">
       <widget class="QLCDNumber" name="lcdTimerControls">
        <property name="sizePolicy">
         <sizepolicy hsizetype="MinimumExpanding" vsizetype="MinimumExpanding">
          <horstretch>1</horstretch>
          <verstretch>1</verstretch>
         </sizepolicy>
        </property>
        <property name="frameShape">
         <enum>QFrame::NoFrame</enum>
        </property>
        <property name="lineWidth">
         <number>1</number>
        </property>
       </widget>
      </item>
      <item row="5" column="5">
       <widget class="QPushButton" name="playButton">
        <property name="sizePolicy">
         <sizepolicy hsizetype="Expanding" vsizetype="Expanding">
          <horstretch>2</horstretch>
          <verstretch>1</verstretch>
         </sizepolicy>
        </property>
        <property name="styleSheet">
         <string notr="true">QPushButton
{
    color: #b1b1b1;
    background-color: QLinearGradient( x1: 0, y1: 0, x2: 0, y2: 1, stop: 0 #565656, stop: 0.1 #525252, stop: 0.5 #4e4e4e, stop: 0.9 #4a4a4a, stop: 1 #464646);
    border-width: 1px;
    border-color: #1e1e1e;
    border-style: solid;
    border-radius: 6;
    padding: 3px;
    font-size: 12px;
    padding-left: 5px;
    padding-right: 5px;
}

QPushButton:pressed
{
    background-color: QLinearGradient( x1: 0, y1: 0, x2: 0, y2: 1, stop: 0 #2d2d2d, stop: 0.1 #2b2b2b, stop: 0.5 #292929, stop: 0.9 #282828, stop: 1 #252525);
}

QComboBox
{
    selection-background-color: #ffaa00;
    background-color: QLinearGradient( x1: 0, y1: 0, x2: 0, y2: 1, stop: 0 #565656, stop: 0.1 #525252, stop: 0.5 #4e4e4e, stop: 0.9 #4a4a4a, stop: 1 #464646);
    border-style: solid;
    border: 1px solid #1e1e1e;
    border-radius: 5;
}

QPushButton:hover
{
    border: 2px solid QLinearGradient( x1: 0, y1: 0, x2: 0, y2: 1, stop: 0 #ffa02f, stop: 1 #d7801a);
}</string>
        </property>
        <property name="text">
         <string/>
        </property>
        <property name="icon">
         <iconset resource="resources.qrc">
          <normaloff>:/ui/play</normaloff>:/ui/play</iconset>
        </property>
        <property name="iconSize">
         <size>
          <width>32</width>
          <height>32</height>
         </size>
        </property>
       </widget>
      </item>
      <item row="6" column="5">
       <widget class="QPushButton" name="pauseButton">
        <property name="sizePolicy">
         <sizepolicy hsizetype="MinimumExpanding" vsizetype="MinimumExpanding">
          <horstretch>1</horstretch>
          <verstretch>1</verstretch>
         </sizepolicy>
        </property>
        <property name="styleSheet">
         <string notr="true">QPushButton
{
    color: #b1b1b1;
    background-color: QLinearGradient( x1: 0, y1: 0, x2: 0, y2: 1, stop: 0 #565656, stop: 0.1 #525252, stop: 0.5 #4e4e4e, stop: 0.9 #4a4a4a, stop: 1 #464646);
    border-width: 1px;
    border-color: #1e1e1e;
    border-style: solid;
    border-radius: 6;
    padding: 3px;
    font-size: 12px;
    padding-left: 5px;
    padding-right: 5px;
}

QPushButton:pressed
{
    background-color: QLinearGradient( x1: 0, y1: 0, x2: 0, y2: 1, stop: 0 #2d2d2d, stop: 0.1 #2b2b2b, stop: 0.5 #292929, stop: 0.9 #282828, stop: 1 #252525);
}

QComboBox
{
    selection-background-color: #ffaa00;
    background-color: QLinearGradient( x1: 0, y1: 0, x2: 0, y2: 1, stop: 0 #565656, stop: 0.1 #525252, stop: 0.5 #4e4e4e, stop: 0.9 #4a4a4a, stop: 1 #464646);
    border-style: solid;
    border: 1px solid #1e1e1e;
    border-radius: 5;
}

QPushButton:hover
{
    border: 2px solid QLinearGradient( x1: 0, y1: 0, x2: 0, y2: 1, stop: 0 #ffa02f, stop: 1 #d7801a);
}</string>
        </property>
        <property name="text">
         <string/>
        </property>
        <property name="icon">
         <iconset resource="resources.qrc">
          <normaloff>:/ui/pause</normaloff>:/ui/pause</iconset>
        </property>
        <property name="iconSize">
         <size>
          <width>32</width>
          <height>32</height>
         </size>
        </property>
       </widget>
      </item>
     </layout>
    </item>
   </layout>
  </widget>
  <action name="action_Quit">
   <property name="text">
    <string>&amp;Quit</string>
   </property>
  </action>
  <action name="action_Credits">
   <property name="text">
    <string>&amp;Credits</string>
   </property>
  </action>
  <action name="action_License">
   <property name="text">
    <string>&amp;License</string>
   </property>
  </action>
 </widget>
 <resources>
  <include location="resources.qrc"/>
 </resources>
 <connections/>
</ui>
